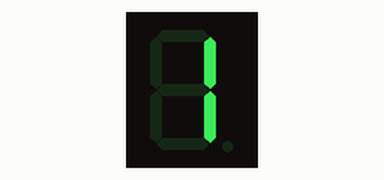
Bench run of a sketch on a simulated Arduino Uno, built with avr-gcc and run on an emulated ATmega328P. Shown: 1-digit seven-segment display. Wiring (inferred from the names in the program): 1-digit 7-segment display, segments lit when HIGH: segments pin 2, pin 3, pin 4, pin 5, pin 6, pin 8, pin 7. The segment pins are drawn as the display they are named for.

Above: at 0.1 s.
At 1.1 s:
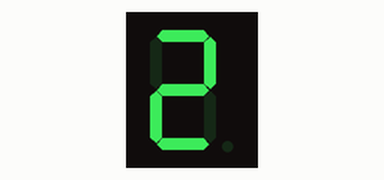
At 2.1 s:
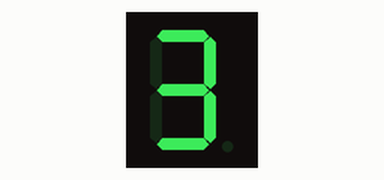
At 4.1 s:
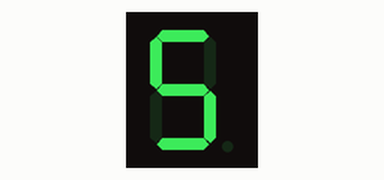
At 6.1 s:
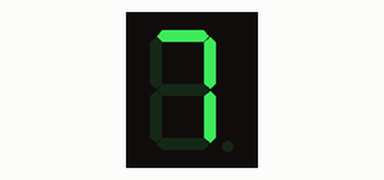
At 9.1 s:
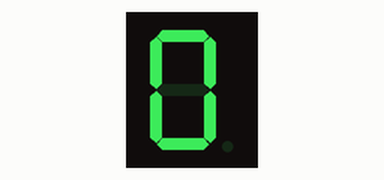

The sketch:

7_digit_tube.ino
```cpp
int A = 2;
int B = 3;
int C = 4;
int D = 5;
int E = 6;
int G = 7;
int F = 8;

int btn1 = 12;
int btn2 = 10;
bool state;
int num = 0;
void setup() {
  // put your setup code here, to run once:
  pinMode(A, OUTPUT);  //A                     A
  pinMode(B, OUTPUT);  //B                  F     B
  pinMode(C, OUTPUT);  //C                     G
  pinMode(D, OUTPUT);  //D                  E     C
  pinMode(E, OUTPUT);  //E                     D
  pinMode(G, OUTPUT);  //G
  pinMode(F, OUTPUT);  //F

  pinMode(btn1, INPUT_PULLUP);
  pinMode(btn2, INPUT_PULLUP);
}

void loop() {
  // put your main code here, to run repeatedly:
  /*if(!digitalRead(9)&digitalRead(10)&!state){
    num++;

    if(num>9)num=9;
    state=1;}
    if(digitalRead(9)&!digitalRead(10)&!state){
    num--;

    if(num<0)num=0;
    state=1;}
  if(digitalRead(9)&digitalRead(10))state=0;*/

  num++;
  if (num>9) {
    num=0;
  }

  switch (num) {
    case 0:
    //0
      digitalWrite(A, HIGH);
      digitalWrite(B, HIGH);
      digitalWrite(C, HIGH);
      digitalWrite(D, HIGH);
      digitalWrite(E, HIGH);
      digitalWrite(G, LOW);
      digitalWrite(F, HIGH);
      delay(1000);
      break;
    case 1:
      //1
      digitalWrite(A, LOW);
      digitalWrite(B, HIGH);
      digitalWrite(C, HIGH);
      digitalWrite(D, LOW);
      digitalWrite(E, LOW);
      digitalWrite(G, LOW);
      digitalWrite(F, LOW);
      delay(1000);
      break;
    case 2:
      //2
      digitalWrite(A, HIGH);
      digitalWrite(B, HIGH);
      digitalWrite(C, LOW);
      digitalWrite(D, HIGH);
      digitalWrite(E, HIGH);
      digitalWrite(G, HIGH);
      digitalWrite(F, LOW);
      delay(1000);
      break;
    case 3:
      //3
      digitalWrite(A, HIGH);
      digitalWrite(B, HIGH);
      digitalWrite(C, HIGH);
      digitalWrite(D, HIGH);
      digitalWrite(E, LOW);
      digitalWrite(G, HIGH);
      digitalWrite(F, LOW);
      delay(1000);
      break;
    case 4:
      //4

      digitalWrite(A, LOW);
      digitalWrite(B, HIGH);
      digitalWrite(C, HIGH);
      digitalWrite(D, LOW);
      digitalWrite(E, LOW);
      digitalWrite(G, HIGH);
      digitalWrite(F, HIGH);
      delay(1000);
      break;
    case 5:
      //5
      digitalWrite(A, HIGH);
      digitalWrite(B, LOW);
      digitalWrite(C, HIGH);
      digitalWrite(D, HIGH);
      digitalWrite(E, LOW);
      digitalWrite(G, HIGH);
      digitalWrite(F, HIGH);
      delay(1000);
      break;
    case 6:
      //6
      digitalWrite(A, HIGH);
      digitalWrite(B, LOW);
      digitalWrite(C, HIGH);
      digitalWrite(D, HIGH);
      digitalWrite(E, HIGH);
      digitalWrite(G, HIGH);
      digitalWrite(F, HIGH);
      delay(1000);
      break;
    case 7:
      //7
      digitalWrite(A, HIGH);
      digitalWrite(B, HIGH);
      digitalWrite(C, HIGH);
      digitalWrite(D, LOW);
      digitalWrite(E, LOW);
      digitalWrite(G, LOW);
      digitalWrite(F, LOW);
      delay(1000);
      break;
    case 8:
      //8
      digitalWrite(A, HIGH);
      digitalWrite(B, HIGH);
      digitalWrite(C, HIGH);
      digitalWrite(D, HIGH);
      digitalWrite(E, HIGH);
      digitalWrite(G, HIGH);
      digitalWrite(F, HIGH);
      delay(1000);
      break;
    case 9:
      //9
      digitalWrite(A, HIGH);
      digitalWrite(B, HIGH);
      digitalWrite(C, HIGH);
      digitalWrite(D, HIGH);
      digitalWrite(E, LOW);
      digitalWrite(G, HIGH);
      digitalWrite(F, HIGH);
      delay(1000);
      break;

  }

}
```

Measured:
- by itself, everything shown: repeats every 10.0 s, in 10 steps
- what the display in image 1 shows lasts 1.0 s, from 1.0 s to 2.0 s
